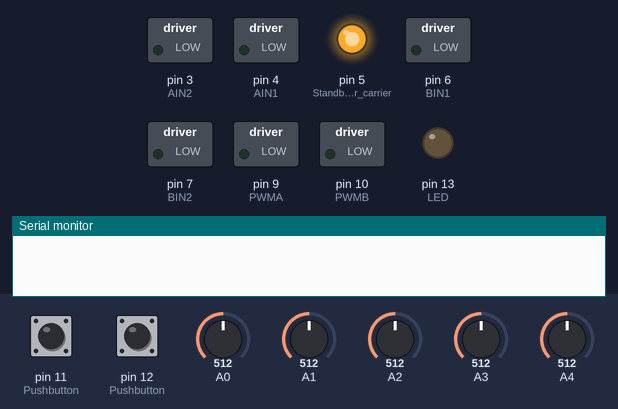
Bench run of a sketch on a simulated Arduino Uno, built with avr-gcc and run on an emulated ATmega328P. Shown: switched loads named in the sketch (green lamp = pin HIGH), output pins drawn as LEDs (lit = HIGH), the last lines printed to the serial monitor. Inputs (shaded band) come from the test bench; at power-on: pin 11 (Pushbutton) HIGH, pin 12 (Pushbutton) HIGH, A0 = 512, A1 = 512, A2 = 512, A3 = 512, A4 = 512.

Above: at 1.2 s.
1.3 s: pin 11 (Pushbutton) pulled LOW for 0.15 s
At 3.6 s:
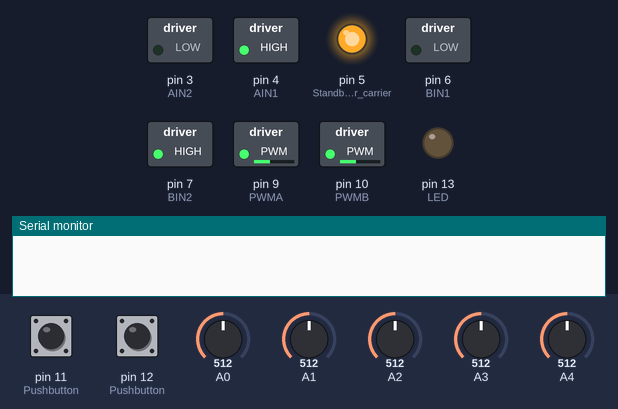
At 4.3 s:
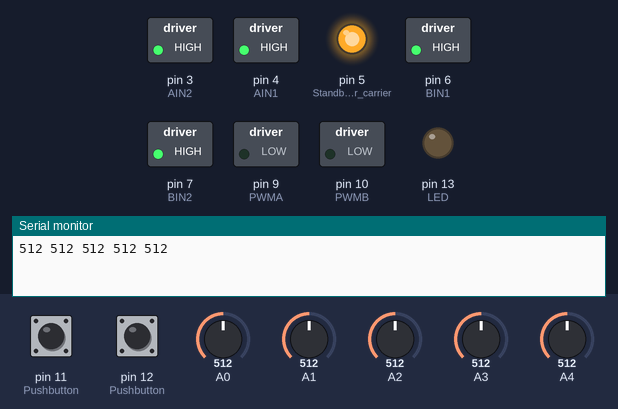
4.4 s: pin 12 (Pushbutton) pulled LOW for 0.15 s
Timing chart, 0 to 7.4 s (numbered marks = the images above; inputs shaded):
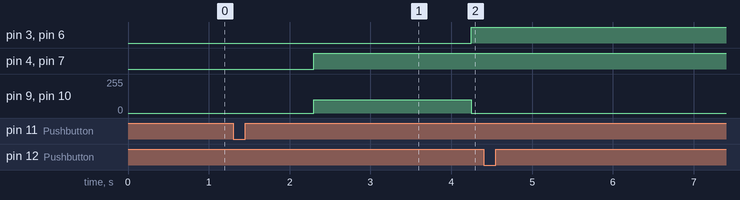

Measured:
- after the input at 1.3 s, pin 3 (AIN2), pin 6 (BIN1): LOW → HIGH after 2.9 s; pin 4 (AIN1), pin 7 (BIN2): LOW → HIGH after 1.0 s; pin 9 (PWMA), pin 10 (PWMB): 0/255 → 100/255 after 1.0 s, → 0/255 1.9 s later

The sketch:

line_follower.ino
```cpp
#ifndef cbi
#define cbi(sfr, bit) (_SFR_BYTE(sfr) &= ~_BV(bit))
#endif
#ifndef sbi
#define sbi(sfr, bit) (_SFR_BYTE(sfr) |= _BV(bit))
#endif

//--------Pin definitions for the TB6612FNG Motor Driver----
#define AIN1 4
#define BIN1 6
#define AIN2 3
#define BIN2 7
#define PWMA 9
#define PWMB 10
//------------------------------------------------------------

//--------Enter Line Details here---------
bool isBlackLine = 1;         // Keep 1 for black line; change to 0 for white line
unsigned int numSensors = 5;  // Number of sensors (5-sensor array in this case)
//-----------------------------------------

int P, D, I, previousError, PIDvalue;
double error;
int lsp, rsp;
int lfSpeed = 215;
int currentSpeed = 150;
int sensorWeight[5] = {2, 1, 0, -1, -2};  // Weights for 5-sensor array
int activeSensors;
float Kp = 0.4;   // start here and tune
float Kd = 8.0;   // start small then increase
float Ki = 0.0;

// float Kp = 0.3;   // start here and tune
// float Kd = 4.5;   // start small then increase
// float Ki = 0.0;

int onLine = 0;
int minValues[5], maxValues[5], threshold[5], sensorValue[5], sensorArray[5];

bool leftDetected, rightDetected;
unsigned long turnDetectTime;
unsigned int turnDetectInterval = 100;

void setup() {
  sbi(ADCSRA, ADPS2);
  cbi(ADCSRA, ADPS1);
  cbi(ADCSRA, ADPS0);

  Serial.begin(9600);

  pinMode(AIN1, OUTPUT);
  pinMode(AIN2, OUTPUT);
  pinMode(BIN1, OUTPUT);
  pinMode(BIN2, OUTPUT);
  pinMode(PWMA, OUTPUT);
  pinMode(PWMB, OUTPUT);
  pinMode(11, INPUT_PULLUP);  // Pushbutton
  pinMode(12, INPUT_PULLUP);  // Pushbutton
  pinMode(13, OUTPUT);        // LED

  pinMode(5, OUTPUT);     // Standby for older carrier boards
  digitalWrite(5, HIGH);  // Enables the motor driver

  // Set up sensor array for 5 sensors
  if (numSensors == 5) {
    sensorWeight[0] = 2;
    sensorWeight[1] = 1;
    sensorWeight[2] = 0;
    sensorWeight[3] = -1;
    sensorWeight[4] = -2;
  }
}

void loop() {
  while (digitalRead(11)) {}  // Wait for pushbutton press
  delay(1000);
  calibrate();
  while (digitalRead(12)) {}  // Wait for pushbutton press
  delay(500);

  while (1) {
    readLine();
    if (numSensors == 5) {
      if (sensorArray[0] || sensorArray[4]) {
        if (sensorArray[0]) leftDetected = 1;
        if (sensorArray[4]) rightDetected = 1;
        turnDetectTime = millis();
      }
    }

    if (currentSpeed < lfSpeed) currentSpeed++;
    if (onLine == 1) {  // PID line-following logic
      linefollow();
      digitalWrite(13, HIGH);

      if (sensorArray[2] && millis() - turnDetectTime > turnDetectInterval) {
        leftDetected = 0;
        rightDetected = 0;
      }

    } else {
      digitalWrite(13, LOW);
      if (leftDetected) {
        lsp = -200;
        rsp = 200;
      } else if (rightDetected) {
        lsp = 200;
        rsp = -200;
      }
    }
    motor1run(lsp);
    motor2run(rsp);
    Serial.print(lsp);
    Serial.print("  ");
    Serial.println(rsp);
  }
}

void linefollow() {
  error = 0;
  activeSensors = 0;

  if (numSensors == 5) {
    for (int i = 0; i < 5; i++) {
      error += sensorWeight[i] * sensorArray[i] * sensorValue[i];
      activeSensors += sensorArray[i];
    }
    error = error / activeSensors;
  }

  P = error;
  I = I + error;
  D = error - previousError;

  PIDvalue = (Kp * P) + (Ki * I) + (Kd * D);
  previousError = error;

  lsp = currentSpeed - PIDvalue;
  rsp = currentSpeed + PIDvalue;

  // Ensure speed stays within motor limits


  if (lsp > 255) {
    lsp = 255;
  }
  if (lsp < 0) {
    lsp = 0;
  }
  if (rsp > 255) {
    rsp = 255;
  }
  if (rsp < 0) {
    rsp = 0;
  }
}

void calibrate() {
  for (int i = 0; i < 5; i++) {
    minValues[i] = analogRead(i);
    maxValues[i] = analogRead(i);
  }

  for (int i = 0; i < 10000; i++) {
    motor1run(100);
    motor2run(-100);

    for (int i = 0; i < 5; i++) {
      if (analogRead(i) < minValues[i]) {
        minValues[i] = analogRead(i);
      }
      if (analogRead(i) > maxValues[i]) {
        maxValues[i] = analogRead(i);
      }
    }
  }

  for (int i = 0; i < 5; i++) {
    threshold[i] = (minValues[i] + maxValues[i]) / 2;
    Serial.print(threshold[i]);
    Serial.print(" ");
  }
  Serial.println();

  motor1run(0);
  motor2run(0);
}

void readLine() {
  onLine = 0;
  if (numSensors == 5) {
    for (int i = 0; i < 5; i++) {
      if (isBlackLine) {
        sensorValue[i] = map(analogRead(i), minValues[i], maxValues[i], 0, 1000);
      } else {
        sensorValue[i] = map(analogRead(i), minValues[i], maxValues[i], 1000, 0);
      }
      sensorValue[i] = constrain(sensorValue[i], 0, 1000);
      sensorArray[i] = sensorValue[i] > 500;  // Active if sensor value is greater than 500
      if (sensorArray[i]) onLine = 1;         // At least one sensor is on the line
    }
  }
}

//--------Function to run Motor 1-----------------
void motor1run(int motorSpeed) {
  motorSpeed = constrain(motorSpeed, -255, 255);
  if (motorSpeed > 0) {
    digitalWrite(AIN1, 1);
    digitalWrite(AIN2, 0);
    analogWrite(PWMA, motorSpeed);
  } else if (motorSpeed < 0) {
    digitalWrite(AIN1, 0);
    digitalWrite(AIN2, 1);
    analogWrite(PWMA, abs(motorSpeed));
  } else {
    digitalWrite(AIN1, 1);
    digitalWrite(AIN2, 1);
    analogWrite(PWMA, 0);
  }
}

//--------Function to run Motor 2-----------------
void motor2run(int motorSpeed) {
  motorSpeed = constrain(motorSpeed, -255, 255);
  if (motorSpeed > 0) {
    digitalWrite(BIN1, 1);
    digitalWrite(BIN2, 0);
    analogWrite(PWMB, motorSpeed);
  } else if (motorSpeed < 0) {
    digitalWrite(BIN1, 0);
    digitalWrite(BIN2, 1);
    analogWrite(PWMB, abs(motorSpeed));
  } else {
    digitalWrite(BIN1, 1);
    digitalWrite(BIN2, 1);
    analogWrite(PWMB, 0);
  }
}
```
